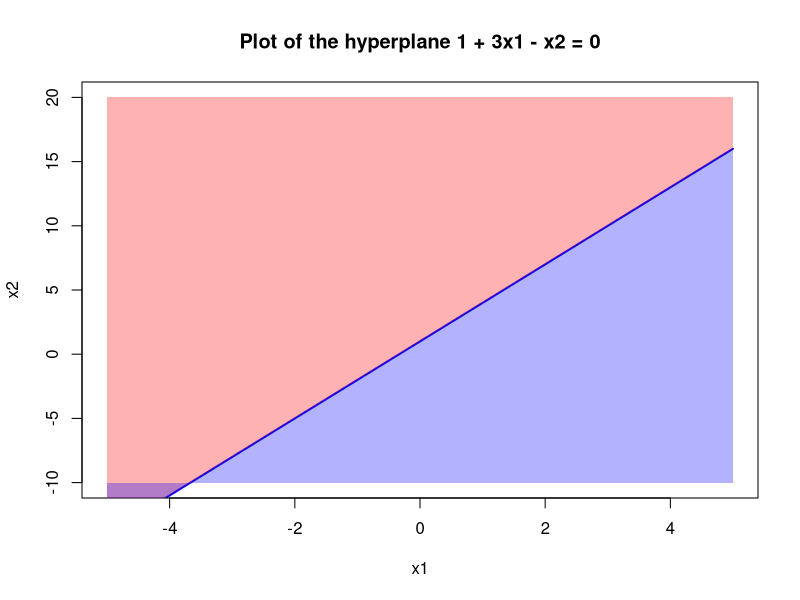
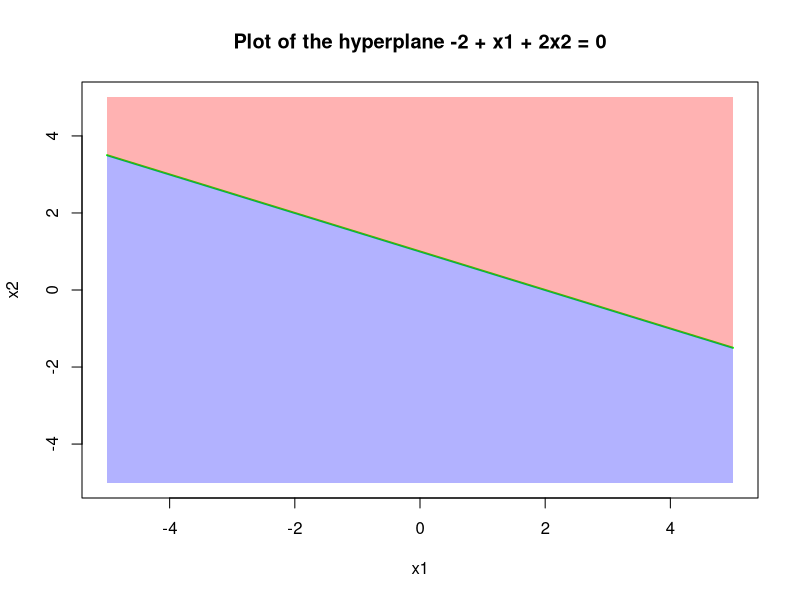

These charts were generated, in order, by the following R code:
#Q:1a
x1 <- seq(-5, 5, by = 0.1)
x2 <- 1 + 3 * x1

plot(x1, x2, type = "l", col = "blue", lwd = 2, xlab = "x1", ylab = "x2", xlim = c(-5, 5), ylim = c(-10, 20))

polygon(c(x1, rev(x1)), c(x2, rep(20, length(x1))), col = rgb(1, 0, 0, 0.3), border = NA)
polygon(c(x1, rev(x1)), c(x2, rep(-10, length(x1))), col = rgb(0, 0, 1, 0.3), border = NA)
title("Plot of the hyperplane 1 + 3x1 - x2 = 0")

#Q:1b
x1 <- seq(-5, 5, by = 0.1)
x2 <- (2 - x1) / 2

plot(x1, x2, type = "l", col = "green", lwd = 2, xlab = "x1", ylab = "x2", xlim = c(-5, 5), ylim = c(-5, 5))

polygon(c(x1, rev(x1)), c(x2, rep(5, length(x1))), col = rgb(1, 0, 0, 0.3), border = NA)
polygon(c(x1, rev(x1)), c(x2, rep(-5, length(x1))), col = rgb(0, 0, 1, 0.3), border = NA)

title("Plot of the hyperplane -2 + x1 + 2x2 = 0")